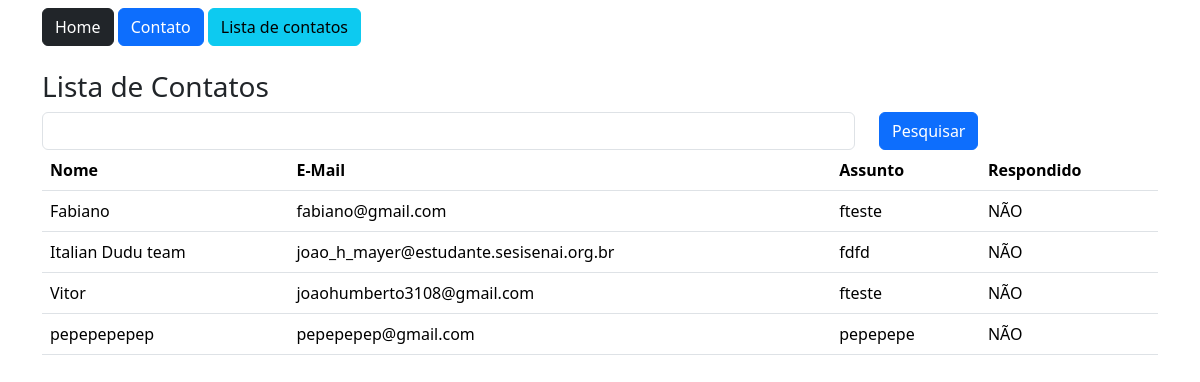
Page /contato/lista/ on the committed database.
### app/models.py (models this page shows)
class Contato(db.Model):
    id = db.Column(db.Integer, primary_key=True)
    data_envio = db.Column(db.DateTime, default = datetime.now)
    nome = db.Column(db.String, nullable=True)
    email = db.Column(db.String, nullable=True)
    assunto = db.Column(db.String, nullable=True)
    mensagem = db.Column(db.String, nullable=True)
    respondido = db.Column(db.Integer, default=0)

### app/view.py (the view)
@app.route('/contato/lista/')
def contatoLista():
    if request.method == 'GET':
        pesquisa = request.args.get('pesquisa', '')
    dados = Contato.query.order_by('nome')
    if pesquisa != '':
        dados = dados.filter_by(nome=pesquisa)
    context = {'dados': dados.all()}
    return render_template('contato_lista.html', context=context)

### app/templates/contato_lista.html (shortened to what this page needs)
{% extends 'base.html' %}
{% block content %}
    <div class="container">
        {% include 'nave.html'%}
        <div class="row mt-4">
            <h3>Lista de Contatos</h3>
            <form method="get" class="row">
                <div class="col-9">
                    <input type="text" name="pesquisa" class="form-control">
                </div>
                <div class="col-3">
                    <button type="submit" class="btn btn-primary mt-12">Pesquisar</button>
                </div>
            </form>
            <div class="col-12">
                <table class="table">
                    <thead>
                        <tr>
                            <th>Nome</th>
                            <th>E-Mail</th>
                            <th>Assunto</th>
                            <th>Respondido</th>
                        </tr>
                    </thead>
                    <tbody>
                        {% for linha in context['dados'] %}
                        <tr>
                            <td>{{linha.nome}}</td>
                            <td>{{linha.email}}</td>
                            <td>{{linha.assunto}}</td>
                            <td>
                                {% if linha.respondido == 1%}
                                SIM
                                {% else %}
                                NÃO
                                {% endif %}
                            </td>
                        </tr>
                        {% endfor %}
                    </tbody>
                </table>
            </div>
        </div>
    </div>
{% endblock %}

### app/templates/base.html (shortened to what this page needs)
<!DOCTYPE html>
<html lang="en">
<head>
    <link href="https://cdn.jsdelivr.net/npm/bootstrap@5.3.7/dist/css/bootstrap.min.css" rel="stylesheet">
</head>
<body>
    <section class="container-fluid mt-2">
        {% block content %} {% endblock %}
    </section>
</body>
</html>

### app/templates/nave.html
    <a href="/" class="btn btn-dark">Home</a>
    <a href="{{url_for('contato')}}" class="btn btn-primary">Contato</a>
    <a href="{{url_for('contatoLista')}}" class="btn btn-info">Lista de contatos</a>

### rows in the picture
Contato: nome "Fabiano", email "fabiano@gmail.com", assunto "fteste", respondido "NÃO"
Contato: nome "Italian Dudu team", email "joao_h_mayer@estudante.sesisenai.org.br", assunto "fdfd", respondido "NÃO"
Contato: nome "Vitor", email "joaohumberto3108@gmail.com", assunto "fteste", respondido "NÃO"
Contato: nome "pepepepepep", email "pepepepep@gmail.com", assunto "pepepepe", respondido "NÃO"
